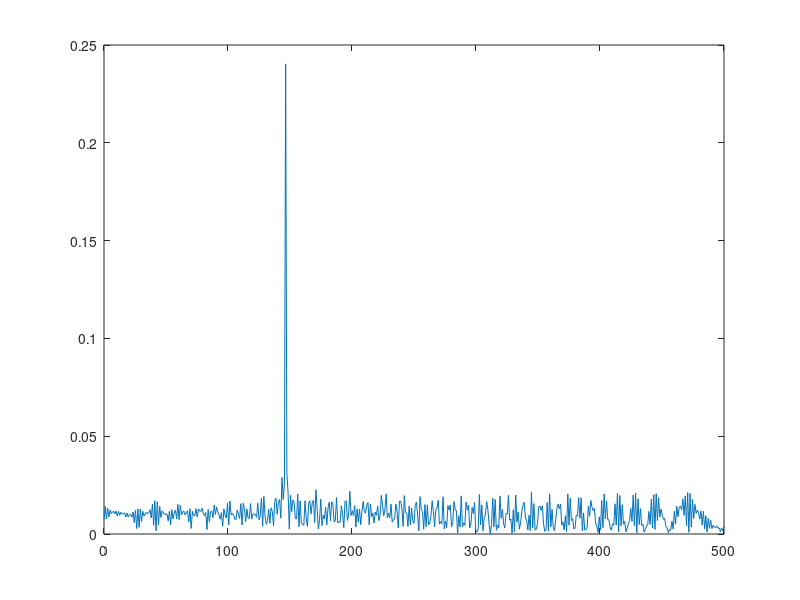
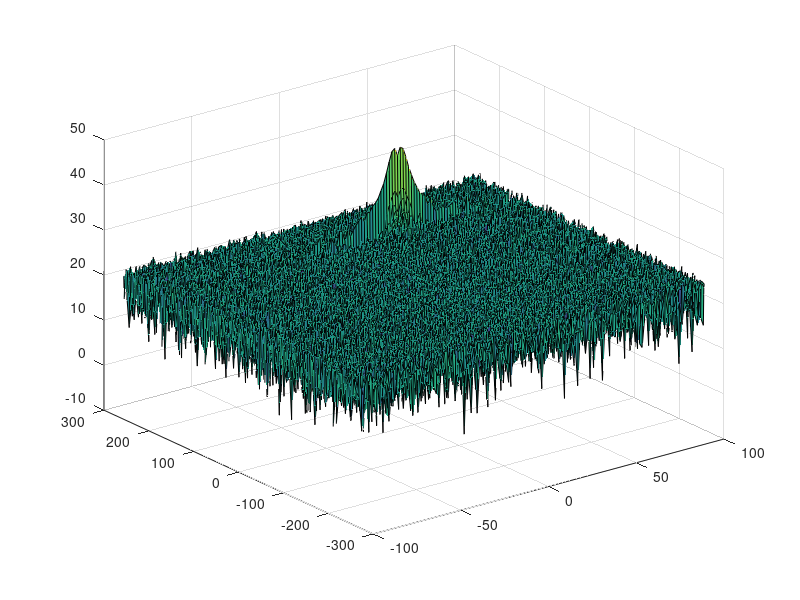
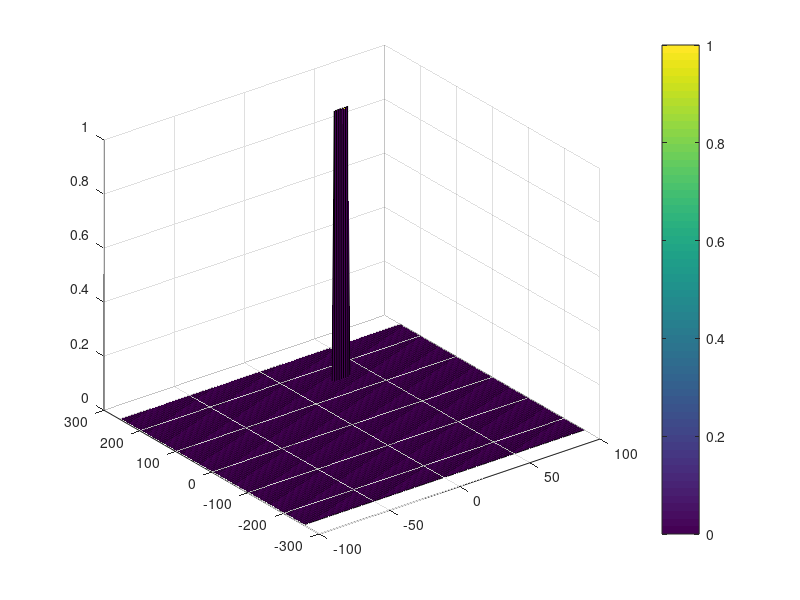

Recreate these plots in MATLAB, in order.
clear, clc, close all;
%% Radar Specifications 
%%%%%%%%%%%%%%%%%%%%%%%%%%%
% Frequency of operation = 77GHz
% Max Range = 200m
% Range Resolution = 1 m
% Max Velocity = 100 m/s
%%%%%%%%%%%%%%%%%%%%%%%%%%%
c = 3*10^8;
delta_r = 1;
Rmax = 200;

%speed of light = 3e8
%% User Defined Range and Velocity of target
% *%TODO* :
% define the target's initial position and velocity. Note : Velocity
% remains constant
 R = 150;
 v = 30;
 x = R;

%% FMCW Waveform Generation

% *%TODO* :
%Design the FMCW waveform by giving the specs of each of its parameters.
% Calculate the Bandwidth (B), Chirp Time (Tchirp) and Slope (slope) of the FMCW
% chirp using the requirements above.
B = c/(2*delta_r);
Tchirp = 5.5*2*Rmax/c;
slope = B/Tchirp;

%Operating carrier frequency of Radar 
fc= 77e9;             %carrier freq

                                                          
%The number of chirps in one sequence. Its ideal to have 2^ value for the ease of running the FFT
%for Doppler Estimation. 
Nd=128;                   % #of doppler cells OR #of sent periods % number of chirps

%The number of samples on each chirp. 
Nr=1024;                  %for length of time OR # of range cells

% Timestamp for running the displacement scenario for every sample on each
% chirp
t=linspace(0,Nd*Tchirp,Nr*Nd); %total time for samples


%Creating the vectors for Tx, Rx and Mix based on the total samples input.
Tx=zeros(1,length(t)); %transmitted signal
Rx=zeros(1,length(t)); %received signal
Mix = zeros(1,length(t)); %beat signal

%Similar vectors for range_covered and time delay.
r_t=zeros(1,length(t));
td=zeros(1,length(t));


%% Signal generation and Moving Target simulation
% Running the radar scenario over the time. 

for i=1:length(t)     
    
    % *%TODO* :
    %For each time stamp update the Range of the Target for constant velocity. 
    r_t(i) = R + v*t(i);

    td(i) = 2*r_t(i)/c;
    
    % *%TODO* :
    %For each time sample we need update the transmitted and
    %received signal.
    Tx(i) = cos(2*pi*(fc*t(i) + slope*(t(i)^2)/2));
    Rx(i) = cos(2*pi*(fc*(t(i) - td(i)) + slope*((t(i) - td(i))^2)/2));
    
    % *%TODO* :
    %Now by mixing the Transmit and Receive generate the beat signal
    %This is done by element wise matrix multiplication of Transmit and
    %Receiver Signal
    Mix(i) = Tx(i) * Rx(i);
end

%% RANGE MEASUREMENT

 % *%TODO* :
%reshape the vector into Nr*Nd array. Nr and Nd here would also define the size of
%Range and Doppler FFT respectively.
Mix  = reshape(Mix, [Nr, Nd]);

 % *%TODO* :
%run the FFT on the beat signal along the range bins dimension (Nr) and
%normalize.
Y = fft(Mix, [], 1);

 % *%TODO* :
% Take the absolute value of FFT output
% L = length(t);
L = Nr;
P2 = abs(Y/L);

 % *%TODO* :
% Output of FFT is double sided signal, but we are interested in only one side of the spectrum.
% Hence we throw out half of the samples.
P1 = P2(1:(L/2+1));

%plotting the range
figure('Name','Range from First FFT')
% subplot(2,1,1)

 % *%TODO* :
 % plot FFT output 
Fs = 1000;
f = Fs*(0:(L/2))/L;
plot(f,P1) 
saveas(gcf,'FirstFFT.png')
axis ([0 200 0 1]);

%% RANGE DOPPLER RESPONSE
% The 2D FFT implementation is already provided here. This will run a 2DFFT
% on the mixed signal (beat signal) output and generate a range doppler
% map.You will implement CFAR on the generated RDM


% Range Doppler Map Generation.

% The output of the 2D FFT is an image that has reponse in the range and
% doppler FFT bins. So, it is important to convert the axis from bin sizes
% to range and doppler based on their Max values.

Mix=reshape(Mix,[Nr,Nd]);

% 2D FFT using the FFT size for both dimensions.
sig_fft2 = fft2(Mix,Nr,Nd);

% Taking just one side of signal from Range dimension.
sig_fft2 = sig_fft2(1:Nr/2,1:Nd);
sig_fft2 = fftshift (sig_fft2);
RDM = abs(sig_fft2);
RDM = 10*log10(RDM) ;

%use the surf function to plot the output of 2DFFT and to show axis in both
%dimensions
doppler_axis = linspace(-100,100,Nd);
range_axis = linspace(-200,200,Nr/2)*((Nr/2)/400);
figure('Name','2D FFT Result')
surf(doppler_axis,range_axis,RDM);
saveas(gcf,'2DFFT.png')

%% CFAR implementation

%Slide Window through the complete Range Doppler Map

% *%TODO* :
%Select the number of Training Cells in both the dimensions.
Tr = 12;
Td = 3;

% *%TODO* :
%Select the number of Guard Cells in both dimensions around the Cell under 
%test (CUT) for accurate estimation
Gr = 4;
Gd = 1;

% *%TODO* :
% offset the threshold by SNR value in dB
offset = 15;

% *%TODO* :
%Create a vector to store noise_level for each iteration on training cells
noise_level = zeros(1,1);


% *%TODO* :
%design a loop such that it slides the CUT across range doppler map by
%giving margins at the edges for Training and Guard Cells.
%For every iteration sum the signal level within all the training
%cells. To sum convert the value from logarithmic to linear using db2pow
%function. Average the summed values for all of the training
%cells used. After averaging convert it back to logarithimic using pow2db.
%Further add the offset to it to determine the threshold. Next, compare the
%signal under CUT with this threshold. If the CUT level > threshold assign
%it a value of 1, else equate it to 0.
Nr = Nr / 2;

for i = (Tr + Gr + 1):(Nr - (Tr + Gr))
    for j = (Td + Gd + 1):(Nd - (Td + Gd))
        % Use RDM[x,y] as the matrix from the output of 2D FFT for implementing CFAR

        noise_level_full = sum(sum(db2pow(RDM((i - (Tr + Gr)):(i + Tr + Gr), (j - (Td + Gd)):(j + Td + Gd)))));
        noise_level_guard = sum(sum(db2pow(RDM((i - Gr):(i + Gr), (j - Gd):(j + Gd)))));
        noise_level = noise_level_full - noise_level_guard;
        
        numTrCell = (2*Tr + 2*Gr + 1)*(2*Td + 2*Gd + 1) - (2*Gr + 1)*(2*Gd + 1);
        threshold = (pow2db(noise_level/numTrCell)) + offset;
        
        if RDM(i,j) > threshold
            RDM(i,j) = 1;
        else
            RDM(i,j) = 0;
        end
    end
end
% *%TODO* :
% The process above will generate a thresholded block, which is smaller 
%than the Range Doppler Map as the CUT cannot be located at the edges of
%matrix. Hence,few cells will not be thresholded. To keep the map size same
% set those values to 0. 
for i = 1:Nr
    for j = 1:Nd
        if (RDM(i,j) == 0) || (RDM(i,j) == 1)
            continue
        else
            RDM(i,j) = 0;
        end
    end  
end

% *%TODO* :
%display the CFAR output using the Surf function like we did for Range
%Doppler Response output.
figure('Name','CFAR Result')
surf(doppler_axis,range_axis,RDM);
colorbar;
saveas(gcf,'CFAR.png')